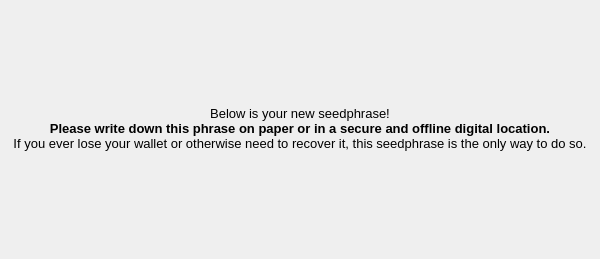
<?xml version="1.0" encoding="UTF-8"?>
<ui version="4.0">
 <class>StartOptionsRevealed</class>
 <widget class="QWidget" name="StartOptionsRevealed">
  <property name="geometry">
   <rect>
    <x>0</x>
    <y>0</y>
    <width>600</width>
    <height>259</height>
   </rect>
  </property>
  <property name="sizePolicy">
   <sizepolicy hsizetype="Preferred" vsizetype="Minimum">
    <horstretch>0</horstretch>
    <verstretch>0</verstretch>
   </sizepolicy>
  </property>
  <property name="minimumSize">
   <size>
    <width>600</width>
    <height>0</height>
   </size>
  </property>
  <property name="font">
   <font>
    <pointsize>10</pointsize>
    <italic>true</italic>
   </font>
  </property>
  <property name="windowTitle">
   <string>StartOptionsRevealed Dialog</string>
  </property>
  <layout class="QVBoxLayout" name="verticalLayout">
   <property name="sizeConstraint">
    <enum>QLayout::SetMinimumSize</enum>
   </property>
   <item>
    <widget class="QLabel" name="label">
     <property name="maximumSize">
      <size>
       <width>16777215</width>
       <height>150</height>
      </size>
     </property>
     <property name="font">
      <font>
       <weight>50</weight>
       <italic>false</italic>
       <bold>false</bold>
      </font>
     </property>
     <property name="text">
      <string>&lt;html&gt;&lt;head/&gt;&lt;body&gt;&lt;p&gt;Below is your new seedphrase!&lt;br/&gt;&lt;span style=&quot; font-weight:600;&quot;&gt;Please write down this phrase on paper or in a secure and offline digital location.&lt;/span&gt;&lt;br/&gt;If you ever lose your wallet or otherwise need to recover it, this seedphrase is the only way to do so.&lt;/p&gt;&lt;/body&gt;&lt;/html&gt;</string>
     </property>
     <property name="alignment">
      <set>Qt::AlignCenter</set>
     </property>
     <property name="wordWrap">
      <bool>true</bool>
     </property>
    </widget>
   </item>
   <item>
    <layout class="QGridLayout" name="gridLayoutRevealed">
     <property name="rightMargin">
      <number>0</number>
     </property>
    </layout>
   </item>
  </layout>
 </widget>
 <resources/>
 <connections/>
</ui>
